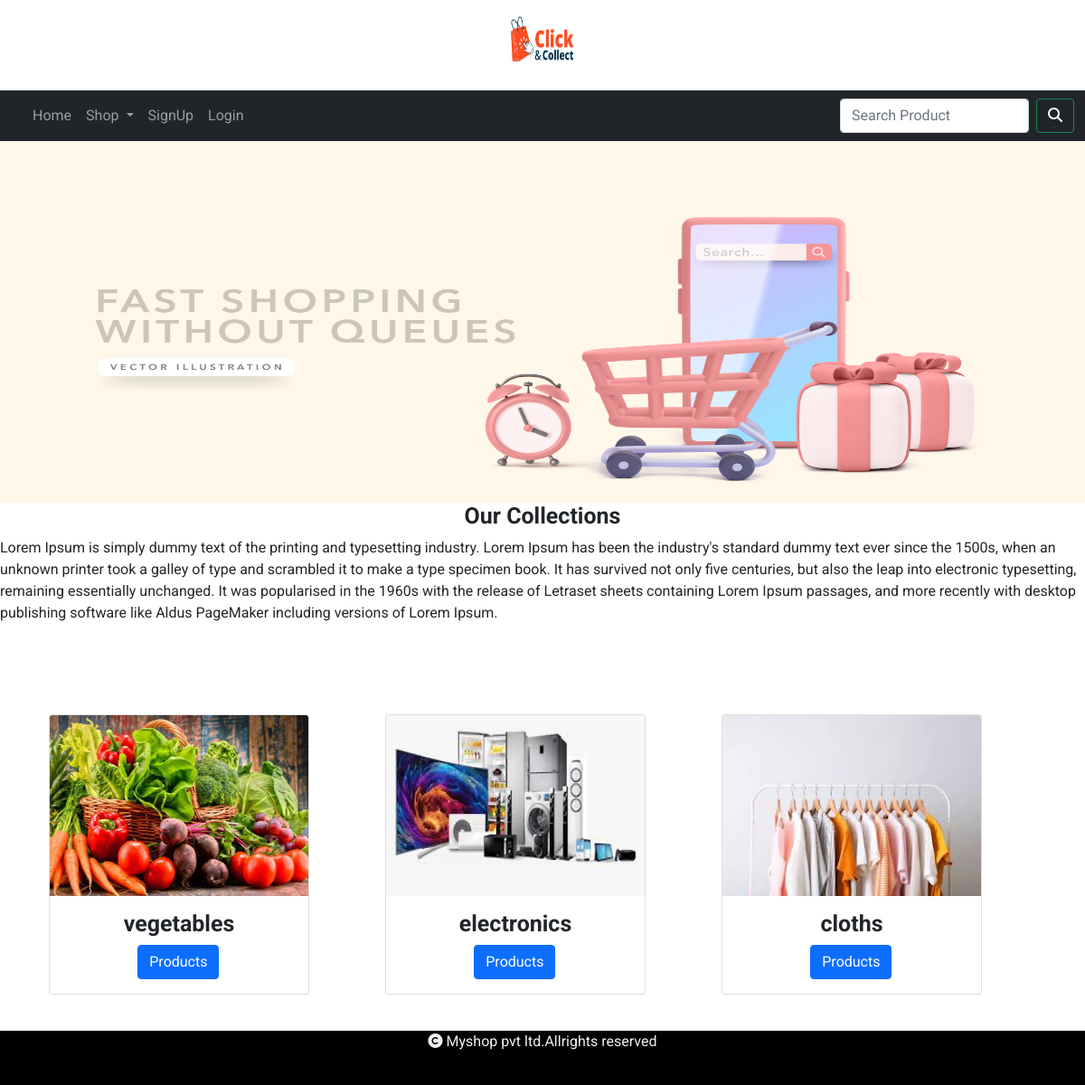
The page / on the database its author committed.
### shop/models.py (models this page shows, shortened)
class  Category(models.Model):
    name=models.CharField(max_length=250,unique=True)
    slug=models.SlugField(max_length=250,unique=True)
    description=models.TextField(blank=True)
    image=models.ImageField(upload_to='shop/category',null=True,blank=True)

### shop/views.py (the view)
# urls.py: path('',views.allprodCat,name="allprodcat"),
def allprodCat(request):
    c=Category.objects.all()
    return render(request,'category.html',{'c':c})

### cart/context_processors.py (called while the page is built, shortened)
def counter(request):
    item_count=0
    return{'item_count':item_count}

### shop/context_processors.py (called while the page is built)
def menu_link(request):
    links=Category.objects.all()
    return{'links':links}

### templates/category.html
{% extends 'base.html' %}
{%load static %}
{% block content %}
<div>
    <img src="{% static 'images/online.jpg' %}" height="400px" width="100%">
</div >
<div style="margin-bottom:100px;">
<h1 class="text-center">Our Collections</h1>
<p class="text-justify ">Lorem Ipsum is simply dummy text of the printing and typesetting industry. Lorem Ipsum has been the industry's standard dummy text ever since the 1500s, when an unknown printer took a galley of type and scrambled it to make a type specimen book. It has survived not only five centuries, but also the leap into electronic typesetting, remaining essentially unchanged. It was popularised in the 1960s with the release of Letraset sheets containing Lorem Ipsum passages, and more recently with desktop publishing software like Aldus PageMaker including versions of Lorem Ipsum.</p>
</div>
<div class="container" style="margin-bottom:100px">
 <div class="row mx-auto">
     {% for i in c %}
     <div class="col-sm-4">
    <div class="card" style="width: 18rem;">
  <img src="{{i.image.url}}" class="card-img-top" style="height:200px;width:100%" alt="{{i.name}}">
  <div class="card-body">
    <h5 class="card-title">{{i.name}}</h5>
    <a href="{% url 'shop:allproducts' i.slug %}" class="btn btn-primary link">Products</a>
  </div>
</div>
 </div>
     {% endfor %}
 </div>
</div>
{% endblock %}

### static/css/custom.css (style rules this page uses)
body { font-family: 'Roboto', sans-serif; background-color:white; }
h5 { font-weight:bold; font-size:25px; text-align:center; }
.link { position:relative; left:32%; }
h1,h3 { font-weight:bold; font-size:25px; }

### rows shown on the page
Category: image (picture), name "vegetables"
Category: image (picture), name "electronics"
Category: image (picture), name "cloths"
